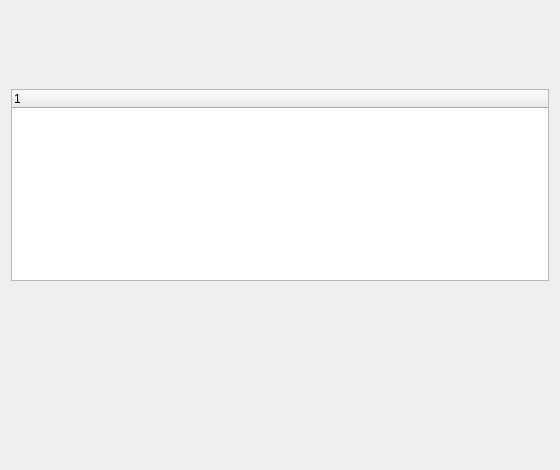
<?xml version="1.0" encoding="UTF-8"?>
<ui version="4.0">
 <class>PreviewSummaryDialog</class>
 <widget class="QDialog" name="PreviewSummaryDialog">
  <property name="geometry">
   <rect>
    <x>0</x>
    <y>0</y>
    <width>560</width>
    <height>470</height>
   </rect>
  </property>
  <property name="minimumSize">
   <size>
    <width>520</width>
    <height>340</height>
   </size>
  </property>
  <property name="modal">
   <bool>true</bool>
  </property>
  <property name="windowTitle">
   <string>Sync Preview</string>
  </property>
  <layout class="QVBoxLayout" name="mainLayout">
   <property name="spacing">
    <number>12</number>
   </property>
   <item>
    <widget class="QLabel" name="lblSummary">
     <property name="text">
      <string/>
     </property>
     <property name="wordWrap">
      <bool>true</bool>
     </property>
    </widget>
   </item>
   <item>
    <widget class="QLabel" name="lblContext">
     <property name="text">
      <string/>
     </property>
     <property name="wordWrap">
      <bool>true</bool>
     </property>
     <property name="visible">
      <bool>false</bool>
     </property>
    </widget>
   </item>
   <item>
    <widget class="QLabel" name="lblWarning">
     <property name="text">
      <string/>
     </property>
     <property name="wordWrap">
      <bool>true</bool>
     </property>
     <property name="visible">
      <bool>false</bool>
     </property>
    </widget>
   </item>
   <item>
    <widget class="QTreeWidget" name="treeDetails">
     <property name="visible">
      <bool>false</bool>
     </property>
     <property name="alternatingRowColors">
      <bool>true</bool>
     </property>
     <property name="uniformRowHeights">
      <bool>true</bool>
     </property>
     <property name="maximumSize">
      <size>
       <width>16777215</width>
       <height>260</height>
      </size>
     </property>
     <property name="selectionMode">
      <enum>QAbstractItemView::NoSelection</enum>
     </property>
    </widget>
   </item>
   <item>
    <widget class="QLabel" name="lblFootnote">
     <property name="text">
      <string/>
     </property>
     <property name="wordWrap">
      <bool>true</bool>
     </property>
     <property name="visible">
      <bool>false</bool>
     </property>
    </widget>
   </item>
   <item>
    <spacer name="mainSpacer">
     <property name="orientation">
      <enum>Qt::Vertical</enum>
     </property>
     <property name="sizeHint" stdset="0">
      <size>
       <width>20</width>
       <height>10</height>
      </size>
     </property>
    </spacer>
   </item>
   <item>
    <widget class="QDialogButtonBox" name="buttonBox">
     <property name="orientation">
      <enum>Qt::Horizontal</enum>
     </property>
     <property name="standardButtons">
      <set>QDialogButtonBox::NoButton</set>
     </property>
    </widget>
   </item>
  </layout>
 </widget>
 <resources/>
 <connections/>
</ui>
